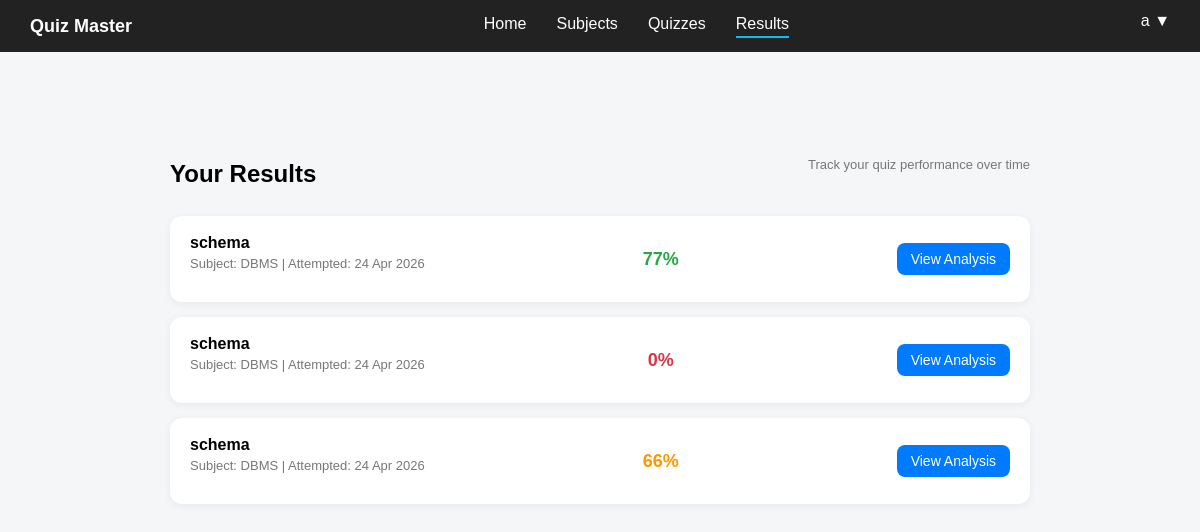
Screenshot of /student/results (signed in) with the database file from the repository.
### controller/models.py (models this page shows)
class Quiz(db.Model):
    __tablename__ = "quizzes"
    id = db.Column(db.Integer, primary_key=True)
    title = db.Column(db.String(200), nullable=False)
    created_at = db.Column(db.DateTime, default=datetime.utcnow)
    subject_id = db.Column(db.Integer, db.ForeignKey("subjects.id"), nullable=False)
    questions = db.relationship("Question", backref="quiz", lazy=True)
    attempts = db.relationship("Attempt", backref="quiz", lazy=True)

class Subject(db.Model):
    __tablename__ = "subjects"
    id = db.Column(db.Integer, primary_key=True)
    name = db.Column(db.String(100), nullable=False)
    description = db.Column(db.Text)
    quizzes = db.relationship("Quiz", backref="subject", lazy=True)

class Attempt(db.Model):
    __tablename__ = "attempts"
    id = db.Column(db.Integer, primary_key=True)
    user_id = db.Column(db.Integer, db.ForeignKey("users.id"), nullable=False)
    quiz_id = db.Column(db.Integer, db.ForeignKey("quizzes.id"), nullable=False)
    score = db.Column(db.Integer)
    total_questions = db.Column(db.Integer)
    total_marks = db.Column(db.Integer)
    timestamp = db.Column(db.DateTime, default=datetime.utcnow)
    answers = db.relationship("AttemptAnswer", backref="attempt", lazy=True)

### app.py (the view)
@app.route("/student/results")
def student_results():
    if "user_id" not in session:
        flash("Please login first")
        return redirect(url_for("login"))
    if session.get("role") != "student":
        flash("Unauthorized access")
        return redirect(url_for("admin_dashboard"))
    attempts = (
        Attempt.query
        .filter_by(user_id=session["user_id"])
        .order_by(Attempt.timestamp.desc())
        .all()
    )
    result_data = []
    for a in attempts:
        quiz = Quiz.query.get(a.quiz_id)
        subject = Subject.query.get(quiz.subject_id)
        percentage = int((a.score / a.total_marks) * 100) if a.total_marks else 0
        result_data.append({
            "attempt": a,
            "quiz": quiz,
            "subject": subject,
            "percentage": percentage
        })
    return render_template("student_results.html", results=result_data)

### templates/student_results.html (shortened to what this page needs)
{% extends "base.html" %}
{% block content %}
<div class="container">
    <div class="header">
        <h1>Your Results</h1>
        <p class="subtitle">Track your quiz performance over time</p>
    </div>
    <div class="results-list">
        {% for r in results %}
        <div class="result-row">
            <div class="left">
                <h3>{{ r.quiz.title }}</h3>
                <p class="meta">
                    Subject: {{ r.subject.name }} |
                    Attempted: {{ r.attempt.timestamp.strftime("%d %b %Y") }}
                </p>
            </div>
            <div class="middle">
                <span class="score
                    {% if r.percentage >= 70 %}good
                    {% elif r.percentage >= 40 %}avg
                    {% else %}bad
                    {% endif %}">
                    {{ r.percentage }}%
                </span>
            </div>
            <div class="right">
                <button class="btn view"
                    onclick="location.href='{{ url_for('attempt_result', attempt_id=r.attempt.id) }}'">
                    View Analysis
                </button>
            </div>
        </div>
        {% endfor %}
    </div>
</div>
{% endblock %}

### static/css/base.css (style rules this page uses)
body { font-family: Arial, sans-serif; background: #f4f6f8; margin: 0; }
.container { max-width: 1000px; margin: 30px auto; padding: 20px; border-radius: 12px; }
.header { display: flex; justify-content: space-between; align-items: center; margin-bottom: 20px; }
.header h1 { margin: 0; font-size: 24px; }
.subtitle { font-size: 14px; color: #666; margin-top: 5px; }
.btn { padding: 8px 14px; border: none; border-radius: 6px; cursor: pointer; font-size: 14px; }
.btn.view { background: #007bff; color: white; }
body { padding-bottom: 80px; }
.container { max-width: 900px; margin: 30px auto; }
.results-list { margin-top: 10px; }
.result-row { display: flex; justify-content: space-between; align-items: center; background: white; padding: 18px 20px; border-radius: 12px; margin-bottom: 15px; box-shadow: 0 2px 8px rgba(0, 0, 0, 0.06); transition: 0.2s; }
.left h3 { margin: 0; font-size: 16px; }
.meta { font-size: 13px; color: #777; margin-top: 4px; }
.middle { min-width: 80px; text-align: center; }
.score { font-size: 18px; font-weight: bold; }
.good { color: #28a745; }
.avg { color: #ff9800; }
.bad { color: #dc3545; }
.right { text-align: right; }
.btn.view { background: #007bff; color: white; padding: 8px 14px; border-radius: 8px; }
.subtitle { font-size: 13px; color: #777; margin-bottom: 24px; }

### rows the page displays
Quiz: quiz "schema" "schema" "schema"
Subject: subject.name "DBMS" "DBMS" "DBMS"
Attempt: attempt.timestamp "24 Apr 2026"
Attempt: attempt.timestamp "24 Apr 2026"
Attempt: attempt.timestamp "24 Apr 2026"

### other values shown
{{ session.get('username', 'User') }} "a"
{{ r.percentage }} "77" "0" "66"
